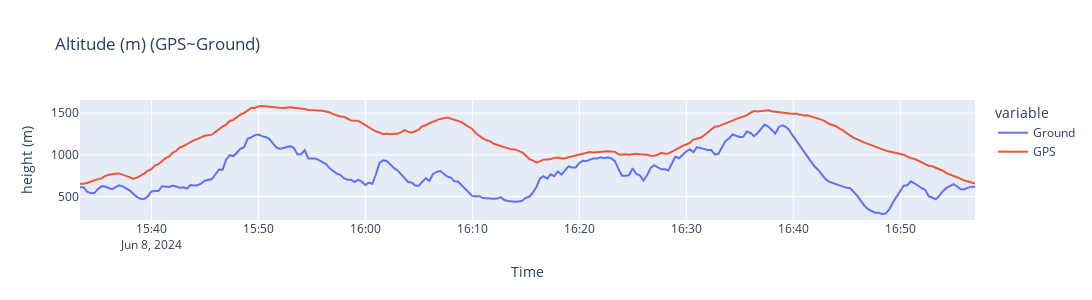

Write notebook code for a chart like this one.
### Code cell
fig3 = px.line(gdf, x="datetime", y=["ground","gps_alt"],title='Altitude (m) (GPS~Ground)', width=1300, height=300).update_layout(
    xaxis_title="Time", yaxis_title="height (m)"
)


newnames = {'gps_alt':'GPS', 'ground': 'Ground'}
fig3.for_each_trace(lambda t: t.update(name = newnames[t.name],
                                      legendgroup = newnames[t.name],
                                      hovertemplate = t.hovertemplate.replace(t.name, newnames[t.name])
                                     )
                  )

fig3.show()

### Figure 1 — Plotly figure (JSON) as saved in the notebook; plotly's stock layout.template omitted (floating-point values rounded to 4 significant figures; data arrays with more than 128 entries replaced by an {"elided": "..."} marker saying what was removed)
{"data": [{"hovertemplate": "variable=Ground<br>datetime=%{x}<br>value=%{y}<extra></extra>", "legendgroup": "Ground", "line": {"color": "#636efa", "dash": "solid"}, "marker": {"symbol": "circle"}, "mode": "lines", "name": "Ground", "orientation": "v", "showlegend": true, "type": "scatter", "x": {"elided": "252 str values"}, "xaxis": "x", "y": {"elided": "252 int values"}, "yaxis": "y"}, {"hovertemplate": "variable=GPS<br>datetime=%{x}<br>value=%{y}<extra></extra>", "legendgroup": "GPS", "line": {"color": "#EF553B", "dash": "solid"}, "marker": {"symbol": "circle"}, "mode": "lines", "name": "GPS", "orientation": "v", "showlegend": true, "type": "scatter", "x": {"elided": "252 str values"}, "xaxis": "x", "y": {"elided": "252 int values"}, "yaxis": "y"}], "layout": {"height": 300, "legend": {"title": {"text": "variable"}, "tracegroupgap": 0}, "title": {"text": "Altitude (m) (GPS~Ground)"}, "width": 1300, "xaxis": {"anchor": "y", "autorange": true, "domain": [0, 1], "range": ["2024-06-08 15:33:19", "2024-06-08 16:56:59"], "title": {"text": "Time"}, "type": "date"}, "yaxis": {"anchor": "x", "autorange": true, "domain": [0, 1], "range": [218, 1658], "title": {"text": "height (m)"}, "type": "linear"}}}
